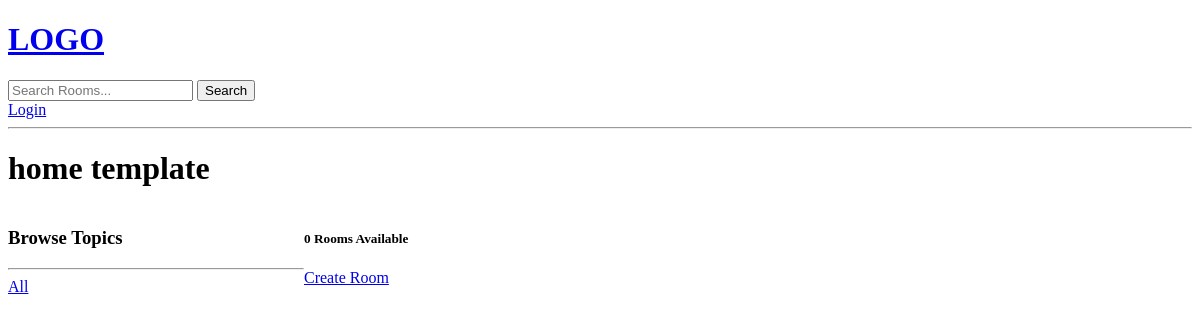
Page /?q=Django on the earlier database version.
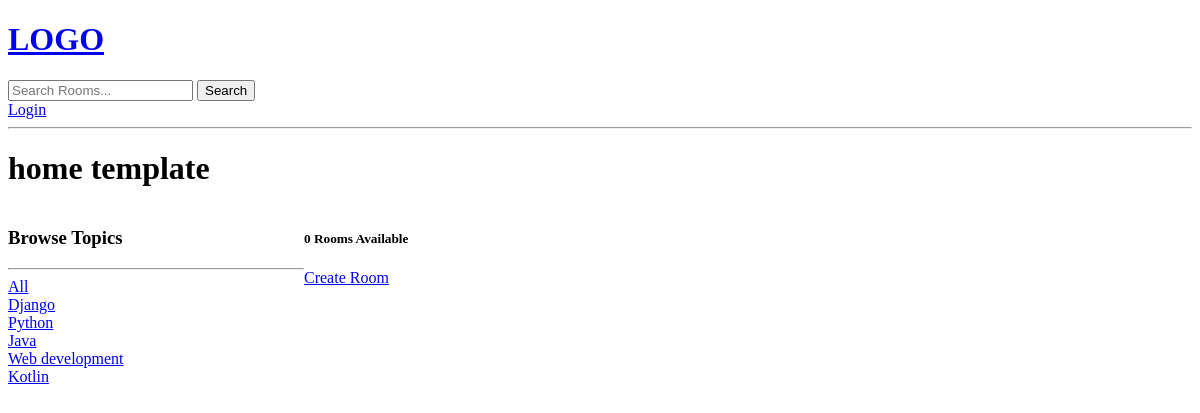
Same page on the later database version.
### base/models.py (models this page shows, shortened)
class Topic(models.Model):
    name = models.CharField(max_length=200)

### base/views.py (the view)
# urls.py: 2. Add a URL to urlpatterns:  path('', views.home, name='home')
def home(request):
    q = request.GET.get("q") if request.GET.get("q") != None else ""
    rooms = Room.objects.filter(
        Q(topic__name__icontains=q) | Q(name__icontains=q) | Q(description__icontains=q))
    topics = Topic.objects.all()
    room_count = rooms.count()
    context = {"rooms": rooms, "topics": topics, "room_count": room_count}
    return render(request, "base/home.html", context)

### base/templates/base/home.html (shortened to what this page needs)
{% extends "main.html" %}
{% block content %}
<h1>home template</h1>
<div class="home-container">
    <div>
        <h3>Browse Topics</h3>
        <hr>
        <div>
            <a href="{% url 'home' %}">All</a>
        </div>
        {% for topic in topics %}
        <div>
            <a href="{% url 'home' %}?q={{topic.name}}">{{ topic.name }}</a>
        </div>
        {% endfor %}
    </div>
    <div>
        <h5>{{room_count}} Rooms Available </h5>
        <a href="{% url 'create-room' %}">Create Room</a>
    </div>
</div>
{% endblock content %}

Differences in the rows shown:
added Topic: name "Django"
added Topic: name "Python"
added Topic: name "Java"
added Topic: name "Web development"
added Topic: name "Kotlin"
